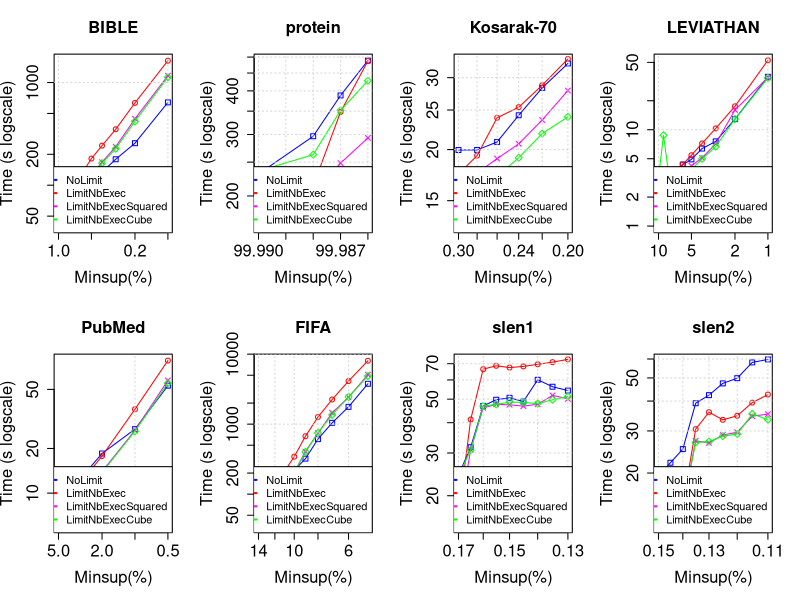

R code for this plot:
tiff("MmEsLpMiss_SubProblemLimit_NoPPIC.png", width=18, height=9, units='in', res=120)
par(mfrow=c(2,4), cex.lab=1.5, cex.axis=1.5, cex.main=1.5, cex.sub=1.5)

#BIBLE
#DATA
x <- c(0.01, 0.009, 0.008, 0.007, 0.006, 0.005, 0.004, 0.003, 0.002, 0.001)*100

zero <- c(40706, 45942, 49181, 53823, 72650, 102087, 134307, 178987, 256623, 640713)/1000
one <- c(76531, 81469, 92590, 111161, 134104, 181825, 242819, 350549, 633764, 1631831)/1000
two <- c(61342, 55452, 65093, 79089, 98262, 126020, 167608, 236934, 443781, 1166330)/1000
three <- c(57533, 54785, 61979, 76191, 93587, 115591, 163953, 226882, 419034, 1126916)/1000

#PLOT
plot(x, zero, log = "xy", type="o", pch=0, xlab="Minsup(%)",ylab="Time (s logscale)", col="blue", xlim = rev(range(x)), ylim=c(40, 1631))
lines(x, one, col="red", type="o", pch=1)
lines(x, two, col="magenta", type="o", pch=4)
lines(x, three, col="green", type="o", pch=5)
title(main="BIBLE", cex.lab=1.5, cex.axis=1.5, cex.main=1.5, cex.sub=1.5)
grid()
legend("bottomright", legend=c("NoLimit", "LimitNbExec", "LimitNbExecSquared", "LimitNbExecCube"), lty=c(1,1),lwd=c(2,2), col=c("blue", "red", "magenta", "green"), cex = 1)

#protein
#DATA
x <- c(0.9999, 0.99988, 0.99987, 0.99986)*100

zero <- c(231268, 296554, 388088, 488678)/1000
one <- c(164307, 213825, 348029, 487128)/1000
two <- c(178114, 197888, 248414, 293311)/1000
three <- c(235876, 262651, 351629, 427733)/1000

#PLOT
plot(x, zero, log = "xy", type="o", pch=0, xlab="Minsup(%)",ylab="Time (s logscale)", col="blue", xlim = rev(range(x)), ylim=c(164, 488))
lines(x, one, col="red", type="o", pch=1)
lines(x, two, col="magenta", type="o", pch=4)
lines(x, three, col="green", type="o", pch=5)
title(main="protein", cex.lab=1.5, cex.axis=1.5, cex.main=1.5, cex.sub=1.5)
grid()
legend("bottomright", legend=c("NoLimit", "LimitNbExec", "LimitNbExecSquared", "LimitNbExecCube"), lty=c(1,1),lwd=c(2,2), col=c("blue", "red", "magenta", "green"), cex = 1)

#Kosarak-70
#DATA
x <- c(0.003, 0.0028, 0.0026, 0.0024, 0.0022, 0.002)*100

zero <- c(19955, 19965, 20884, 24271, 28317, 32497)/1000
one <- c(17423, 19339, 23927, 25398, 28748, 33336)/1000
two <- c(14796, 17521, 19014, 20657, 23632, 27897)/1000
three <- c(13913, 15525, 17230, 19098, 21885, 24052)/1000

#PLOT
plot(x, zero, log = "xy", type="o", pch=0, xlab="Minsup(%)",ylab="Time (s logscale)", col="blue", xlim = rev(range(x)), ylim=c(13, 33))
lines(x, one, col="red", type="o", pch=1)
lines(x, two, col="magenta", type="o", pch=4)
lines(x, three, col="green", type="o", pch=5)
title(main="Kosarak-70", cex.lab=1.5, cex.axis=1.5, cex.main=1.5, cex.sub=1.5)
grid()
legend("bottomright", legend=c("NoLimit", "LimitNbExec", "LimitNbExecSquared", "LimitNbExecCube"), lty=c(1,1),lwd=c(2,2), col=c("blue", "red", "magenta", "green"), cex = 1)

#LEVIATHAN
#DATA
x <- c(0.1, 0.09, 0.08, 0.07, 0.06, 0.05, 0.04, 0.03, 0.02, 0.01)*100

zero <- c(2969, 3111, 3225, 3690, 4343, 4923, 6374, 7561, 12888, 35421)/1000
one <- c(2341, 2816, 3054, 3397, 4377, 5437, 7207, 10320, 17500, 52546)/1000
two <- c(1926, 2203, 2452, 2742, 3243, 4218, 5102, 7146, 16041, 34827)/1000
three <- c(3166, 8770, 3221, 3753, 3120, 3874, 4986, 6680, 12922, 34387)/1000

#PLOT
plot(x, zero, log = "xy", type="o", pch=0, xlab="Minsup(%)",ylab="Time (s logscale)", col="blue", xlim = rev(range(x)), ylim=c(1, 52))
lines(x, one, col="red", type="o", pch=1)
lines(x, two, col="magenta", type="o", pch=4)
lines(x, three, col="green", type="o", pch=5)
title(main="LEVIATHAN", cex.lab=1.5, cex.axis=1.5, cex.main=1.5, cex.sub=1.5)
grid()
legend("bottomright", legend=c("NoLimit", "LimitNbExec", "LimitNbExecSquared", "LimitNbExecCube"), lty=c(1,1),lwd=c(2,2), col=c("blue", "red", "magenta", "green"), cex = 1)

#PubMed
#DATA
x <- c(0.05, 0.04, 0.03, 0.02, 0.01, 0.005)*100

zero <- c(10268, 10593, 13051, 18495, 26989, 52985)/1000
one <- c(7493, 8713, 12261, 17787, 36757, 78213)/1000
two <- c(6333, 7039, 9402, 13992, 26498, 57494)/1000
three <- c(9857, 6724, 9191, 13818, 26157, 55141)/1000

#PLOT
plot(x, zero, log = "xy", type="o", pch=0, xlab="Minsup(%)",ylab="Time (s logscale)", col="blue", xlim = rev(range(x)), ylim=c(6, 78))
lines(x, one, col="red", type="o", pch=1)
lines(x, two, col="magenta", type="o", pch=4)
lines(x, three, col="green", type="o", pch=5)
title(main="PubMed", cex.lab=1.5, cex.axis=1.5, cex.main=1.5, cex.sub=1.5)
grid()
legend("bottomright", legend=c("NoLimit", "LimitNbExec", "LimitNbExecSquared", "LimitNbExecCube"), lty=c(1,1),lwd=c(2,2), col=c("blue", "red", "magenta", "green"), cex = 1)

#FIFA
#DATA
x <- c(0.14, 0.12, 0.1, 0.09, 0.08, 0.07, 0.06, 0.05)*100

zero <- c(48452, 72893, 218883, 321619, 611067, 1044791, 1766618, 3773984)/1000
one <- c(57605, 131416, 343560, 671941, 1263941, 2249285, 4123296, 8054707)/1000
two <- c(36644, 69497, 202612, 405803, 742098, 1454264, 2419428, 5101763)/1000
three <- c(35147, 55129, 206373, 402892, 751354, 1354872, 2446686, 4866818)/1000

#PLOT
plot(x, zero, log = "xy", type="o", pch=0, xlab="Minsup(%)",ylab="Time (s logscale)", col="blue", xlim = rev(range(x)), ylim=c(35, 8054))
lines(x, one, col="red", type="o", pch=1)
lines(x, two, col="magenta", type="o", pch=4)
lines(x, three, col="green", type="o", pch=5)
title(main="FIFA", cex.lab=1.5, cex.axis=1.5, cex.main=1.5, cex.sub=1.5)
grid()
legend("bottomright", legend=c("NoLimit", "LimitNbExec", "LimitNbExecSquared", "LimitNbExecCube"), lty=c(1,1),lwd=c(2,2), col=c("blue", "red", "magenta", "green"), cex = 1)

#slen1
#DATA
x <- c(0.0017, 0.00165, 0.0016, 0.00155, 0.0015, 0.00145, 0.0014, 0.00135, 0.0013)*100

zero <- c(24307, 31709, 46931, 49720, 50665, 48902, 60086, 56259, 54245)/1000
one <- c(16611, 41216, 66459, 68633, 67469, 68224, 69621, 71033, 72969)/1000
two <- c(15756, 30925, 46036, 47607, 47413, 46804, 47655, 51816, 50140)/1000
three <- c(24099, 30816, 46840, 47544, 48660, 48474, 47936, 49742, 51248)/1000

#PLOT
plot(x, zero, log = "xy", type="o", pch=0, xlab="Minsup(%)",ylab="Time (s logscale)", col="blue", xlim = rev(range(x)), ylim=c(15, 72))
lines(x, one, col="red", type="o", pch=1)
lines(x, two, col="magenta", type="o", pch=4)
lines(x, three, col="green", type="o", pch=5)
title(main="slen1", cex.lab=1.5, cex.axis=1.5, cex.main=1.5, cex.sub=1.5)
grid()
legend("bottomright", legend=c("NoLimit", "LimitNbExec", "LimitNbExecSquared", "LimitNbExecCube"), lty=c(1,1),lwd=c(2,2), col=c("blue", "red", "magenta", "green"), cex = 1)

#slen2
#DATA
x <- c(0.0015, 0.00145, 0.0014, 0.00135, 0.0013, 0.00125, 0.0012, 0.00115, 0.0011)*100

zero <- c(19557, 22088, 25194, 39173, 42363, 47440, 49872, 58049, 59746)/1000
one <- c(12730, 13109, 14725, 30519, 35937, 33392, 34724, 39403, 42615)/1000
two <- c(12585, 13404, 14462, 27282, 26743, 28844, 29636, 34593, 35264)/1000
three <- c(12802, 13037, 14404, 26860, 27069, 28544, 29121, 35337, 33458)/1000

#PLOT
plot(x, zero, log = "xy", type="o", pch=0, xlab="Minsup(%)",ylab="Time (s logscale)", col="blue", xlim = rev(range(x)), ylim=c(12, 59))
lines(x, one, col="red", type="o", pch=1)
lines(x, two, col="magenta", type="o", pch=4)
lines(x, three, col="green", type="o", pch=5)
title(main="slen2", cex.lab=1.5, cex.axis=1.5, cex.main=1.5, cex.sub=1.5)
grid()
legend("bottomright", legend=c("NoLimit", "LimitNbExec", "LimitNbExecSquared", "LimitNbExecCube"), lty=c(1,1),lwd=c(2,2), col=c("blue", "red", "magenta", "green"), cex = 1)

dev.off()
